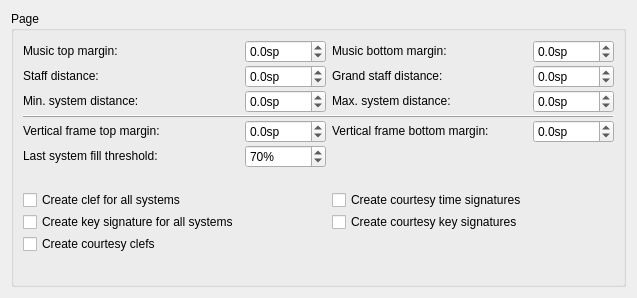
      <widget class="QWidget" name="PagePage">
       <layout class="QVBoxLayout" name="verticalLayout_21">
        <property name="spacing">
         <number>0</number>
        </property>
        <item>
         <widget class="QGroupBox" name="groupBox_13">
          <property name="title">
           <string>Page</string>
          </property>
          <layout class="QGridLayout" name="gridLayout_8">
           <property name="verticalSpacing">
            <number>2</number>
           </property>
           <item row="0" column="0">
            <widget class="QLabel" name="label_76">
             <property name="sizePolicy">
              <sizepolicy hsizetype="Fixed" vsizetype="Fixed">
               <horstretch>0</horstretch>
               <verstretch>0</verstretch>
              </sizepolicy>
             </property>
             <property name="text">
              <string>Music top margin:</string>
             </property>
             <property name="buddy">
              <cstring>staffUpperBorder</cstring>
             </property>
            </widget>
           </item>
           <item row="0" column="1">
            <widget class="QDoubleSpinBox" name="staffUpperBorder">
             <property name="sizePolicy">
              <sizepolicy hsizetype="Preferred" vsizetype="Fixed">
               <horstretch>0</horstretch>
               <verstretch>0</verstretch>
              </sizepolicy>
             </property>
             <property name="suffix">
              <string>sp</string>
             </property>
             <property name="decimals">
              <number>1</number>
             </property>
             <property name="minimum">
              <double>-1000.000000000000000</double>
             </property>
             <property name="maximum">
              <double>1000.000000000000000</double>
             </property>
            </widget>
           </item>
           <item row="7" column="0" colspan="2">
            <widget class="QCheckBox" name="genClef">
             <property name="sizePolicy">
              <sizepolicy hsizetype="Fixed" vsizetype="Fixed">
               <horstretch>0</horstretch>
               <verstretch>0</verstretch>
              </sizepolicy>
             </property>
             <property name="text">
              <string>Create clef for all systems</string>
             </property>
            </widget>
           </item>
           <item row="0" column="2">
            <widget class="QLabel" name="label_78">
             <property name="sizePolicy">
              <sizepolicy hsizetype="Fixed" vsizetype="Fixed">
               <horstretch>0</horstretch>
               <verstretch>0</verstretch>
              </sizepolicy>
             </property>
             <property name="text">
              <string>Music bottom margin:</string>
             </property>
             <property name="buddy">
              <cstring>staffLowerBorder</cstring>
             </property>
            </widget>
           </item>
           <item row="0" column="3">
            <widget class="QDoubleSpinBox" name="staffLowerBorder">
             <property name="sizePolicy">
              <sizepolicy hsizetype="Preferred" vsizetype="Fixed">
               <horstretch>0</horstretch>
               <verstretch>0</verstretch>
              </sizepolicy>
             </property>
             <property name="suffix">
              <string>sp</string>
             </property>
             <property name="decimals">
              <number>1</number>
             </property>
             <property name="minimum">
              <double>-1000.000000000000000</double>
             </property>
             <property name="maximum">
              <double>1000.000000000000000</double>
             </property>
            </widget>
           </item>
           <item row="1" column="0">
            <widget class="QLabel" name="label_69">
             <property name="sizePolicy">
              <sizepolicy hsizetype="Fixed" vsizetype="Fixed">
               <horstretch>0</horstretch>
               <verstretch>0</verstretch>
              </sizepolicy>
             </property>
             <property name="text">
              <string>Staff distance:</string>
             </property>
             <property name="buddy">
              <cstring>staffDistance</cstring>
             </property>
            </widget>
           </item>
           <item row="1" column="1">
            <widget class="QDoubleSpinBox" name="staffDistance">
             <property name="sizePolicy">
              <sizepolicy hsizetype="Preferred" vsizetype="Fixed">
               <horstretch>0</horstretch>
               <verstretch>0</verstretch>
              </sizepolicy>
             </property>
             <property name="suffix">
              <string>sp</string>
             </property>
             <property name="decimals">
              <number>1</number>
             </property>
             <property name="minimum">
              <double>-1000.000000000000000</double>
             </property>
             <property name="maximum">
              <double>1000.000000000000000</double>
             </property>
             <property name="singleStep">
              <double>0.500000000000000</double>
             </property>
            </widget>
           </item>
           <item row="1" column="2">
            <widget class="QLabel" name="label_70">
             <property name="sizePolicy">
              <sizepolicy hsizetype="Fixed" vsizetype="Fixed">
               <horstretch>0</horstretch>
               <verstretch>0</verstretch>
              </sizepolicy>
             </property>
             <property name="text">
              <string>Grand staff distance:</string>
             </property>
             <property name="buddy">
              <cstring>akkoladeDistance</cstring>
             </property>
            </widget>
           </item>
           <item row="1" column="3">
            <widget class="QDoubleSpinBox" name="akkoladeDistance">
             <property name="sizePolicy">
              <sizepolicy hsizetype="Preferred" vsizetype="Fixed">
               <horstretch>0</horstretch>
               <verstretch>0</verstretch>
              </sizepolicy>
             </property>
             <property name="suffix">
              <string>sp</string>
             </property>
             <property name="decimals">
              <number>1</number>
             </property>
             <property name="minimum">
              <double>-1000.000000000000000</double>
             </property>
             <property name="maximum">
              <double>1000.000000000000000</double>
             </property>
             <property name="singleStep">
              <double>0.100000000000000</double>
             </property>
            </widget>
           </item>
           <item row="2" column="0">
            <widget class="QLabel" name="label_73">
             <property name="sizePolicy">
              <sizepolicy hsizetype="Fixed" vsizetype="Fixed">
               <horstretch>0</horstretch>
               <verstretch>0</verstretch>
              </sizepolicy>
             </property>
             <property name="text">
              <string>Min. system distance:</string>
             </property>
             <property name="buddy">
              <cstring>minSystemDistance</cstring>
             </property>
            </widget>
           </item>
           <item row="2" column="1">
            <widget class="QDoubleSpinBox" name="minSystemDistance">
             <property name="sizePolicy">
              <sizepolicy hsizetype="Preferred" vsizetype="Fixed">
               <horstretch>0</horstretch>
               <verstretch>0</verstretch>
              </sizepolicy>
             </property>
             <property name="suffix">
              <string>sp</string>
             </property>
             <property name="decimals">
              <number>1</number>
             </property>
             <property name="minimum">
              <double>-1000.000000000000000</double>
             </property>
             <property name="maximum">
              <double>1000.000000000000000</double>
             </property>
            </widget>
           </item>
           <item row="4" column="0">
            <widget class="QLabel" name="label_74">
             <property name="sizePolicy">
              <sizepolicy hsizetype="Fixed" vsizetype="Fixed">
               <horstretch>0</horstretch>
               <verstretch>0</verstretch>
              </sizepolicy>
             </property>
             <property name="toolTip">
              <string>Vertical frame upper margin</string>
             </property>
             <property name="text">
              <string>Vertical frame top margin:</string>
             </property>
             <property name="buddy">
              <cstring>systemFrameDistance</cstring>
             </property>
            </widget>
           </item>
           <item row="4" column="1">
            <widget class="QDoubleSpinBox" name="systemFrameDistance">
             <property name="sizePolicy">
              <sizepolicy hsizetype="Preferred" vsizetype="Fixed">
               <horstretch>0</horstretch>
               <verstretch>0</verstretch>
              </sizepolicy>
             </property>
             <property name="suffix">
              <string>sp</string>
             </property>
             <property name="decimals">
              <number>1</number>
             </property>
             <property name="minimum">
              <double>-100.000000000000000</double>
             </property>
            </widget>
           </item>
           <item row="4" column="2">
            <widget class="QLabel" name="label_75">
             <property name="sizePolicy">
              <sizepolicy hsizetype="Fixed" vsizetype="Fixed">
               <horstretch>0</horstretch>
               <verstretch>0</verstretch>
              </sizepolicy>
             </property>
             <property name="toolTip">
              <string>Vertical frame lower margin</string>
             </property>
             <property name="text">
              <string>Vertical frame bottom margin:</string>
             </property>
             <property name="buddy">
              <cstring>frameSystemDistance</cstring>
             </property>
            </widget>
           </item>
           <item row="4" column="3">
            <widget class="QDoubleSpinBox" name="frameSystemDistance">
             <property name="sizePolicy">
              <sizepolicy hsizetype="Preferred" vsizetype="Fixed">
               <horstretch>0</horstretch>
               <verstretch>0</verstretch>
              </sizepolicy>
             </property>
             <property name="suffix">
              <string>sp</string>
             </property>
             <property name="decimals">
              <number>1</number>
             </property>
             <property name="minimum">
              <double>-100.000000000000000</double>
             </property>
            </widget>
           </item>
           <item row="10" column="0">
            <spacer>
             <property name="orientation">
              <enum>Qt::Vertical</enum>
             </property>
             <property name="sizeHint" stdset="0">
              <size>
               <width>137</width>
               <height>21</height>
              </size>
             </property>
            </spacer>
           </item>
           <item row="6" column="0">
            <spacer name="verticalSpacer_9">
             <property name="orientation">
              <enum>Qt::Vertical</enum>
             </property>
             <property name="sizeType">
              <enum>QSizePolicy::Fixed</enum>
             </property>
             <property name="sizeHint" stdset="0">
              <size>
               <width>20</width>
               <height>20</height>
              </size>
             </property>
            </spacer>
           </item>
           <item row="3" column="0" colspan="4">
            <widget class="QFrame" name="frame_3">
             <property name="frameShape">
              <enum>QFrame::HLine</enum>
             </property>
             <property name="frameShadow">
              <enum>QFrame::Raised</enum>
             </property>
            </widget>
           </item>
           <item row="2" column="3">
            <widget class="QDoubleSpinBox" name="maxSystemDistance">
             <property name="sizePolicy">
              <sizepolicy hsizetype="Preferred" vsizetype="Fixed">
               <horstretch>0</horstretch>
               <verstretch>0</verstretch>
              </sizepolicy>
             </property>
             <property name="suffix">
              <string>sp</string>
             </property>
             <property name="decimals">
              <number>1</number>
             </property>
             <property name="minimum">
              <double>-1000.000000000000000</double>
             </property>
             <property name="maximum">
              <double>1000.000000000000000</double>
             </property>
            </widget>
           </item>
           <item row="2" column="2">
            <widget class="QLabel" name="label_191">
             <property name="sizePolicy">
              <sizepolicy hsizetype="Fixed" vsizetype="Fixed">
               <horstretch>0</horstretch>
               <verstretch>0</verstretch>
              </sizepolicy>
             </property>
             <property name="text">
              <string>Max. system distance:</string>
             </property>
             <property name="buddy">
              <cstring>maxSystemDistance</cstring>
             </property>
            </widget>
           </item>
           <item row="5" column="0">
            <widget class="QLabel" name="label_77">
             <property name="sizePolicy">
              <sizepolicy hsizetype="Fixed" vsizetype="Fixed">
               <horstretch>0</horstretch>
               <verstretch>0</verstretch>
              </sizepolicy>
             </property>
             <property name="text">
              <string>Last system fill threshold:</string>
             </property>
             <property name="buddy">
              <cstring>lastSystemFillThreshold</cstring>
             </property>
            </widget>
           </item>
           <item row="8" column="0">
            <widget class="QCheckBox" name="genKeysig">
             <property name="sizePolicy">
              <sizepolicy hsizetype="Fixed" vsizetype="Fixed">
               <horstretch>0</horstretch>
               <verstretch>0</verstretch>
              </sizepolicy>
             </property>
             <property name="text">
              <string>Create key signature for all systems</string>
             </property>
            </widget>
           </item>
           <item row="9" column="0">
            <widget class="QCheckBox" name="genCourtesyClef">
             <property name="text">
              <string>Create courtesy clefs</string>
             </property>
            </widget>
           </item>
           <item row="7" column="2">
            <widget class="QCheckBox" name="genCourtesyTimesig">
             <property name="sizePolicy">
              <sizepolicy hsizetype="Fixed" vsizetype="Fixed">
               <horstretch>0</horstretch>
               <verstretch>0</verstretch>
              </sizepolicy>
             </property>
             <property name="text">
              <string>Create courtesy time signatures</string>
             </property>
            </widget>
           </item>
           <item row="8" column="2">
            <widget class="QCheckBox" name="genCourtesyKeysig">
             <property name="text">
              <string>Create courtesy key signatures</string>
             </property>
            </widget>
           </item>
           <item row="5" column="1">
            <widget class="QSpinBox" name="lastSystemFillThreshold">
             <property name="sizePolicy">
              <sizepolicy hsizetype="Preferred" vsizetype="Fixed">
               <horstretch>0</horstretch>
               <verstretch>0</verstretch>
              </sizepolicy>
             </property>
             <property name="suffix">
              <string notr="true">%</string>
             </property>
             <property name="maximum">
              <number>100</number>
             </property>
             <property name="value">
              <number>70</number>
             </property>
            </widget>
           </item>
          </layout>
         </widget>
        </item>
       </layout>
      </widget>
